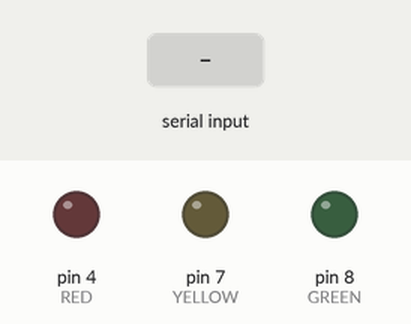
The sketch below on a simulated Arduino Uno, built with avr-gcc and run on an emulated ATmega328P. Shown: output pins drawn as LEDs (lit = HIGH). The inputs (shaded band) are chosen by the test bench. What the sketch prints to the serial monitor is not drawn.

Above: at 1.2 s.
1.3 s: "r" received over Serial
At 2.0 s:
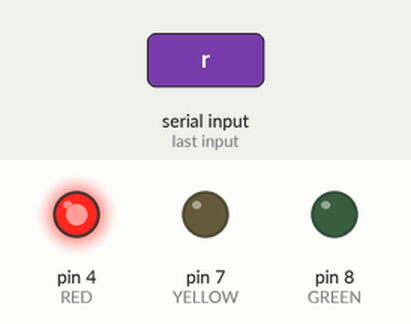
3.1 s: "b" received over Serial
At 4.6 s:
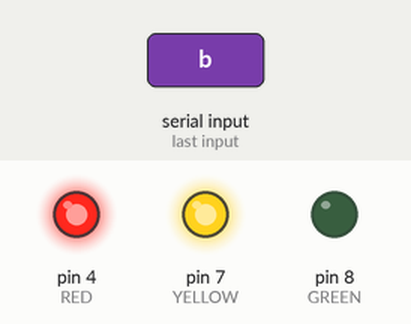
4.9 s: "g" received over Serial
At 5.9 s:
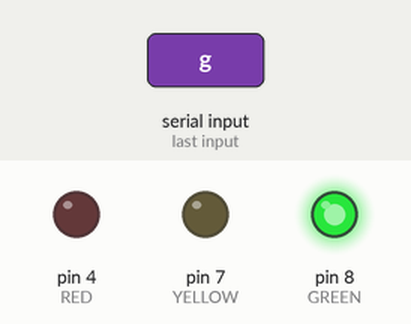
6.7 s: "y" received over Serial
At 7.3 s:
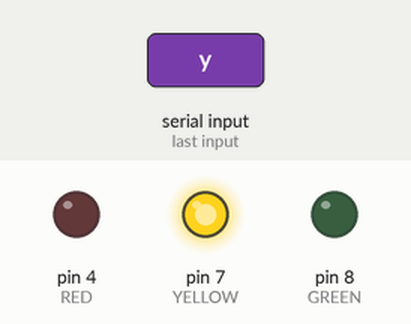
Timing chart, 0 to 9.5 s (numbered marks = the images above; inputs shaded):
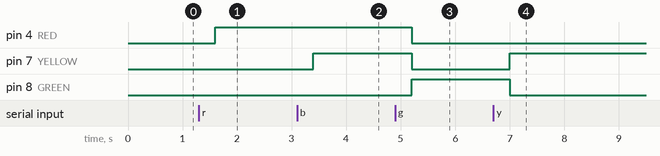

The sketch:

Slave2.ino
```cpp
#define RED 4
#define YELLOW 7
#define GREEN 8

char data = 0;            //Variable for storing received data
char changeFlag = 'O';

void setup() {
  // put your setup code here, to run once:
  Serial.begin(9600);
  pinMode(RED, OUTPUT);
  pinMode(YELLOW, OUTPUT);
  pinMode(GREEN, OUTPUT);
}

void loop() {
  // put your main code here, to run repeatedly:
     if(Serial.available() > 0)      // Send data only when you receive data:
   {
      data = Serial.read();        //Read the incoming data & store into data
      switch(data) {
        case 'o':
          changeFlag = 'O';
          break;
        case 'r':
          changeFlag = 'R';
          break;
        case 'b':
          changeFlag = 'B';
          break;
        case 'g':
          changeFlag = 'G';
          break;
        case 'y':
          changeFlag = 'Y';
          break;
        default:
          changeFlag = 'O';
          break;
       }
      delay(300);
         if(changeFlag=='R'){
       digitalWrite(GREEN, LOW);
      digitalWrite(YELLOW, LOW);
      digitalWrite(RED, HIGH);
      Serial.print("Slave 2 RED is high");
      // delay(10);
    }else if(changeFlag=='G'){
       digitalWrite(RED, LOW);
      digitalWrite(YELLOW, LOW);
      digitalWrite(GREEN, HIGH);
      Serial.print("Slave 2 GREEN is high");
      // delay(10);
    }else if(changeFlag=='Y'){
       digitalWrite(RED, LOW);
      digitalWrite(GREEN, LOW);
      digitalWrite(YELLOW, HIGH);
      Serial.print("Slave 2 YELLOW is high");
     //  delay(10);
    }else if(changeFlag=='B'){
       digitalWrite(RED, HIGH);
      digitalWrite(GREEN, LOW);
      digitalWrite(YELLOW, HIGH);
      Serial.print("Slave 2 RED & YELLOW are high");
     //  delay(10);
    }else{
      digitalWrite(RED, LOW);
     digitalWrite(GREEN, LOW);
     digitalWrite(YELLOW, LOW);
     Serial.print("Slave 2 if Off");
    }
  delay(100);

   }

}
```

Measured:
- after the input at 1.3 s, pin 4 (RED): LOW → HIGH after 0.30 s
- after the input at 3.1 s, pin 7 (YELLOW): LOW → HIGH after 0.30 s
- after the input at 4.9 s, pin 4 (RED), pin 7 (YELLOW): HIGH → LOW after 0.30 s; pin 8 (GREEN): LOW → HIGH after 0.30 s
- after the input at 6.7 s, pin 7 (YELLOW): LOW → HIGH after 0.30 s; pin 8 (GREEN): HIGH → LOW after 0.30 s
